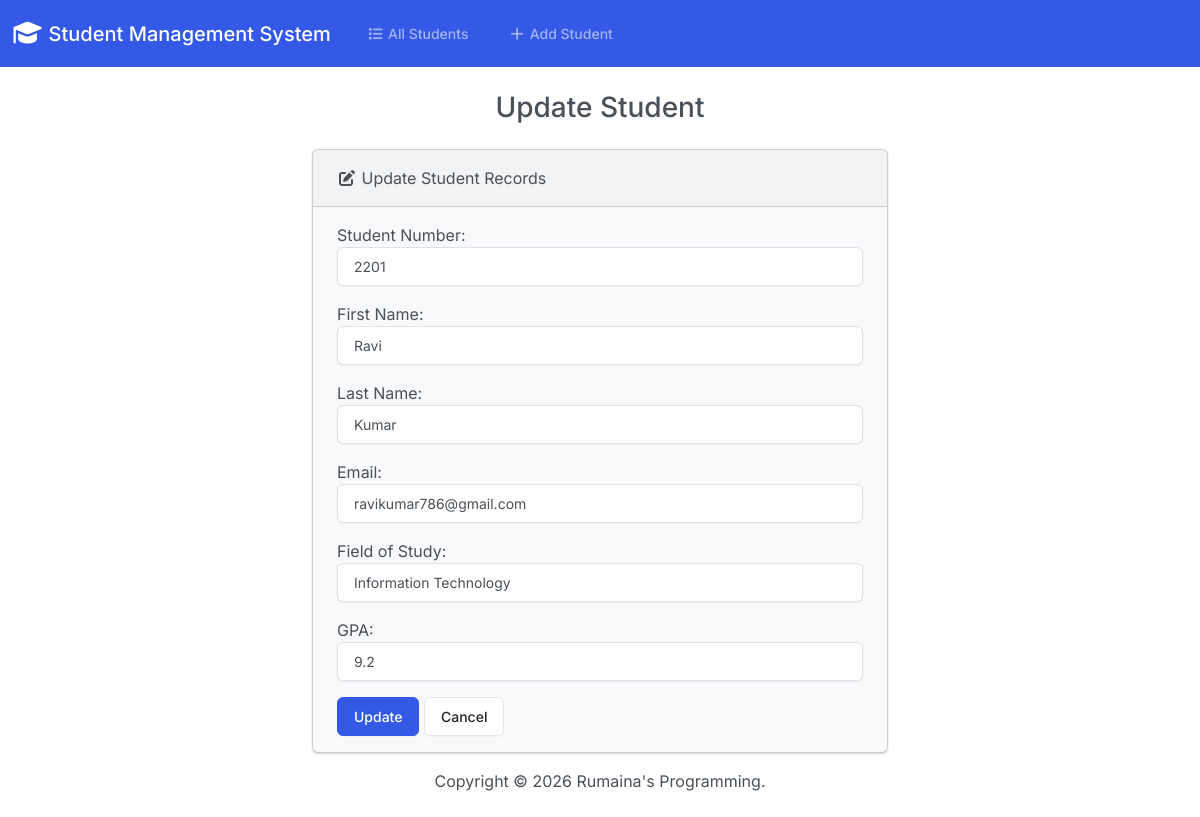
/edit/8/, run on the app's committed database.
### students/models.py (models this page shows, shortened)
class Students(models.Model):
    student_number = models.PositiveIntegerField()
    first_name = models.CharField(max_length=50)
    last_name = models.CharField(max_length=50)
    email = models.EmailField(max_length=100)
    field_of_study = models.CharField(max_length=50)
    gpa = models.FloatField()

### students/views.py (the view)
# urls.py: path('edit/<int:id>/',views.edit,name='edit'),
def edit(request,id):
    if request.method == 'POST':
        student = Students.objects.get(pk=id)
        form = StudentForm(request.POST, instance=student)
        if form.is_valid:
            form.save()
            return render(request, 'students/edit.html',{
                'form': form,
                'success': True
            })
    else:
        student = Students.objects.get(pk=id)
        form = StudentForm(instance=student)
    return render(request,'students/edit.html', {
        'form': form
    })

### students/forms.py
class StudentForm(forms.ModelForm):
    class Meta:
        model = Students
        fields = ['student_number','first_name','last_name','email','field_of_study','gpa']
        labels = {
            'student_number': 'Student Number',
            'first_name': 'First Name',
            'last_name': 'Last Name',
            'email': 'Email',
            'field_of_study':'Field of Study',
            'gpa': 'GPA'
        }
        widgets={
            'student_number': forms.NumberInput(attrs={'class': 'form-control'}),
            'first_name': forms.TextInput(attrs={'class': 'form-control'}),
            'last_name': forms.TextInput(attrs={'class': 'form-control'}),
            'email': forms.EmailInput(attrs={'class': 'form-control'}),
            'field_of_study': forms.TextInput(attrs={'class': 'form-control'}),
            'gpa': forms.NumberInput(attrs={'class': 'form-control'})
        }

### students/templates/students/edit.html (shortened to what this page needs)
{% extends "students/base.html" %}
{% block body %}
  <h3 class="text-center m-4">Update Student</h3>
  {% if success %}
    <div class="alert alert-success" role="alert">
      The student updated successfully.
      <a href="{% url 'index' %}" class="alert-link">Go to Home Page.</a>
    </div>
  {% else %}
    <div class="row justify-content-center">
      <div class="col-6">
        <div class="card bg-light mb-3">
          <div class="card-header">
            <i class="fa-solid fa-pen-to-square"></i> Update Student Records
          </div>
          <div class="card-body">
            <form action="" method="POST">
              {{ form.as_p }}
              <button type="submit" class="btn btn-primary">Update</button>
              <a href="{% url 'index' %}" class="btn btn-secondary">Cancel</a>
            </form>
          </div>
        </div>
      </div>
    </div>
  {% endif %}
{% endblock %}

### data on the page
Students: student_number "2201", first_name "Ravi", last_name "Kumar", email "ravikumar786@gmail.com", field_of_study "Information Technology", gpa "9.2"
